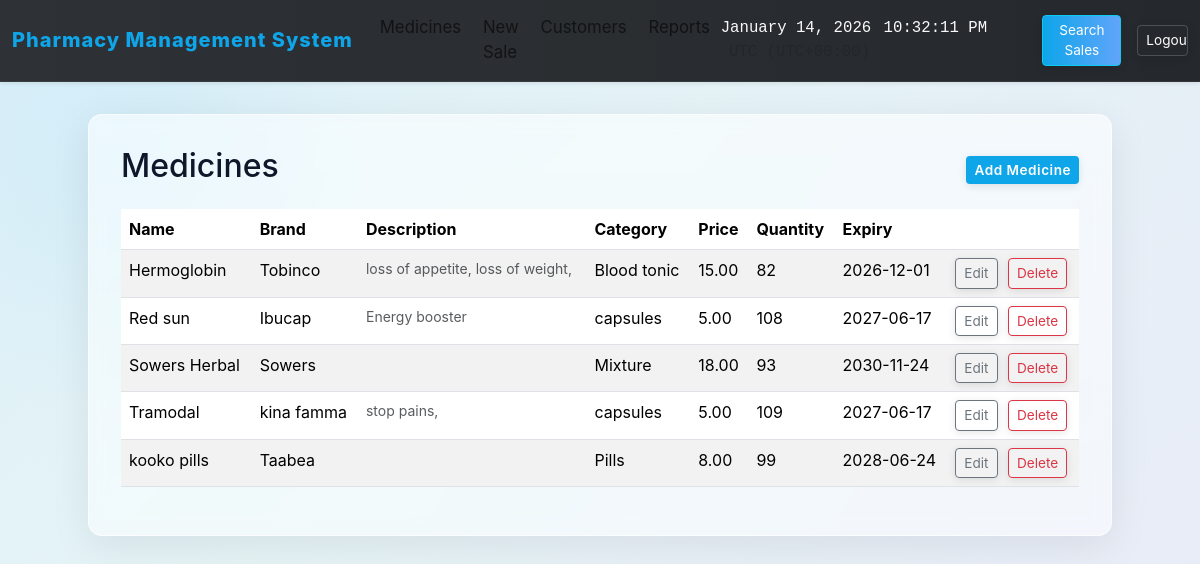
Screenshot of /medicines (signed in) with the database file from the repository.
### models.py (models this page shows, shortened)
class Medicine(db.Model):
    id = db.Column(db.Integer, primary_key=True)
    name = db.Column(db.String(120), nullable=False)
    brand = db.Column(db.String(120))
    price = db.Column(db.Float, nullable=False)
    quantity = db.Column(db.Integer, nullable=False, default=0)
    expiry_date = db.Column(db.Date, nullable=True)
    category = db.Column(db.String(80))
    description = db.Column(db.Text)
    def near_expiry(self, days=30, today=None):
        from datetime import date, timedelta
        today = today or date.today()
        if self.expiry_date is None:
            return False
        return today <= self.expiry_date <= (today + timedelta(days=days))

### app.py (the view)
    @app.route('/medicines')
    def medicines():
        medicines = Medicine.query.order_by(Medicine.name).all()
        low_stock_threshold = 5
        return render_template('medicines.html', medicines=medicines, low_stock_threshold=low_stock_threshold, today=date.today())

### templates/medicines.html (shortened to what this page needs)
{% extends 'base.html' %}
{% block content %}
  <div class="d-flex justify-content-between align-items-center mb-3">
    <h2>Medicines</h2>
    {% if session.get('is_admin') %}
      <a class="btn btn-sm btn-primary" href="/medicines/add">Add Medicine</a>
    {% else %}
      <a class="btn btn-sm btn-outline-secondary" href="{{ url_for('admin_login') }}">Admin login</a>
    {% endif %}
  </div>
  <table class="table table-striped">
    <thead>
      <tr>
        <th>Name</th>
        <th>Brand</th>
        <th>Description</th>
        <th>Category</th>
        <th>Price</th>
        <th>Quantity</th>
        <th>Expiry</th>
        <th></th>
      </tr>
    </thead>
    <tbody>
      {% for m in medicines %}
      <tr>
        <td>{{m.name}}</td>
        <td>{{m.brand or ''}}</td>
        <td>
          {% if m.description %}
            <div class="text-muted small">{{ m.description[:100] }}{% if m.description and m.description|length > 100 %}...{% endif %}</div>
          {% endif %}
        </td>
        <td>{{m.category or ''}}</td>
        <td>{{'%.2f'|format(m.price)}}</td>
        <td>
          {% if m.quantity == 0 %}
            <span class="text-danger">Finish</span>
          {% else %}
            {{m.quantity}}
          {% endif %}
        </td>
        <td>
          {% if m.expiry_date %}
            {{m.expiry_date}}
          {% else %}
            —
          {% endif %}
        </td>
        {% if session.get('is_admin') %}
        <td>
          <a class="btn btn-sm btn-outline-secondary" href="/medicines/update/{{m.id}}">Edit</a>
          <form method="post" action="/medicines/delete/{{m.id}}" style="display:inline-block; margin-left:6px;" onsubmit="return confirm('Delete this medicine?');">
            <button class="btn btn-sm btn-outline-danger">Delete</button>
          </form>
        </td>
        {% else %}
        <td><a class="btn btn-sm btn-outline-secondary" href="{{ url_for('admin_login') }}">Admin login</a></td>
        {% endif %}
      </tr>
      {% endfor %}
    </tbody>
  </table>
{% endblock %}

### static/animations.css (style rules this page uses)
.btn { position: relative; overflow: hidden; transition: all 0.2s cubic-bezier(0.34, 1.56, 0.64, 1); box-shadow: 0 2px 8px rgba(0, 0, 0, 0.1); }
.btn::before { content: ''; position: absolute; top: 50%; left: 50%; width: 0; height: 0; border-radius: 50%; background: rgba(255, 255, 255, 0.5); transform: translate(-50%, -50%); pointer-events: none; }
.btn-primary { background: linear-gradient(135deg, #0ea5e9 0%, #0284c7 100%); border: none; font-weight: 600; letter-spacing: 0.5px; }
table tbody tr { animation: fadeInUp 0.5s ease-out backwards; }
table tbody tr:nth-child(1) { animation-delay: 0.05s; }
table tbody tr:nth-child(2) { animation-delay: 0.1s; }
table tbody tr:nth-child(3) { animation-delay: 0.15s; }
table tbody tr:nth-child(4) { animation-delay: 0.2s; }
table tbody tr:nth-child(5) { animation-delay: 0.25s; }

### templates/base.html (style rules this page uses)
:root { --primary-blue: #0ea5e9; --accent-green: #16a34a; --danger-red: #ef4444; --glass-white: rgba(255,255,255,0.75); --glass-border: rgba(255,255,255,0.6); --muted: rgba(0,0,0,0.6); }
html,body { height:100%; }
body { background: linear-gradient(135deg, rgba(14,165,233,0.12) 0%, rgba(16,185,129,0.06) 40%, rgba(239,68,68,0.04) 100%), radial-gradient( circle at 10% 20%, rgba(14,165,233,0.06), transparent 20%), linear-gradient(120deg, #f8fafc 0%, #eaf2ff 100%); min-height: 100vh; font-family: -apple-system, BlinkMacSystemFont, 'Segoe UI', Roboto, 'Helvetica Neue', Arial; color: #0f172a; }
.btn-primary { background:var(--primary-blue);border-color:transparent;color:#fff }
.btn-sm { padding:.25rem .5rem;font-size:.85rem }
table { background:transparent }
.table-striped>tbody>tr:nth-of-type(odd) { background:rgba(15,23,42,0.02) }

### rows the page displays
Medicine: name "Hermoglobin", brand "Tobinco", description "loss of appetite, loss of weight,", category "Blood tonic", price "15.00", quantity "82", expiry_date "2026-12-01"
Medicine: name "Red sun", brand "Ibucap", description "Energy booster", category "capsules", price "5.00", quantity "108", expiry_date "2027-06-17"
Medicine: name "Sowers Herbal", brand "Sowers", category "Mixture", price "18.00", quantity "93", expiry_date "2030-11-24"
Medicine: name "Tramodal", brand "kina famma", description "stop pains,", category "capsules", price "5.00", quantity "109", expiry_date "2027-06-17"
Medicine: name "kooko pills", brand "Taabea", category "Pills", price "8.00", quantity "99", expiry_date "2028-06-24"
